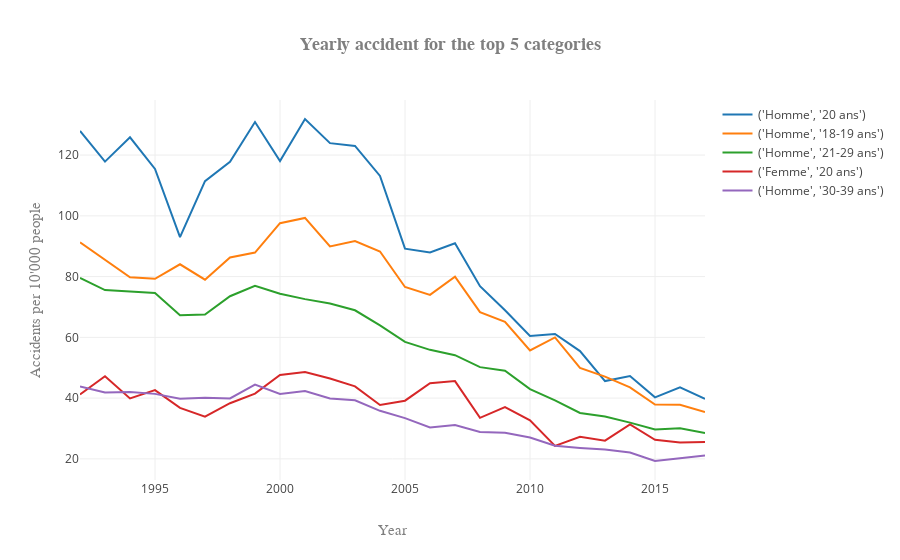

Write notebook code for a chart like this one.
### Code cell
plot_dataframe_2(x=df_conducteur.columns.values, y=df_conducteur.head(5),\
               title='Yearly accident for the top 5 categories', xlabel='Year',\
               ylabel="Accidents per 10'000 people", labels=df_conducteur.index.values,\
               rotation=45, number_to_plot=None,name_save='accident_sexe&age_top5')

### Figure 1 — Plotly figure (JSON) as saved in the notebook; plotly's stock layout.template omitted (floating-point values rounded to 4 significant figures)
{"data": [{"name": "('Homme', '20 ans')", "type": "scatter", "uid": "6e97cc7e-b167-4671-957c-fa8e7b8c1d68", "x": ["1992", "1993", "1994", "1995", "1996", "1997", "1998", "1999", "2000", "2001", "2002", "2003", "2004", "2005", "2006", "2007", "2008", "2009", "2010", "2011", "2012", "2013", "2014", "2015", "2016", "2017"], "y": [128.0, 117.9, 125.9, 115.4, 92.98, 111.4, 117.8, 130.9, 118.1, 131.9, 123.9, 123.0, 113.1, 89.19, 87.92, 90.96, 76.85, 68.9, 60.46, 61.1, 55.48, 45.6, 47.27, 40.25, 43.55, 39.74]}, {"name": "('Homme', '18-19 ans')", "type": "scatter", "uid": "fd0741b3-fe43-4ad4-98a3-8fce4339838c", "x": ["1992", "1993", "1994", "1995", "1996", "1997", "1998", "1999", "2000", "2001", "2002", "2003", "2004", "2005", "2006", "2007", "2008", "2009", "2010", "2011", "2012", "2013", "2014", "2015", "2016", "2017"], "y": [91.26, 85.55, 79.8, 79.26, 84.06, 78.97, 86.31, 87.91, 97.58, 99.31, 89.94, 91.68, 88.28, 76.58, 73.98, 79.98, 68.3, 65.12, 55.69, 59.96, 49.95, 47.05, 43.54, 37.91, 37.82, 35.45]}, {"name": "('Homme', '21-29 ans')", "type": "scatter", "uid": "1851a115-dd16-447d-ae6b-d9c736180d1e", "x": ["1992", "1993", "1994", "1995", "1996", "1997", "1998", "1999", "2000", "2001", "2002", "2003", "2004", "2005", "2006", "2007", "2008", "2009", "2010", "2011", "2012", "2013", "2014", "2015", "2016", "2017"], "y": [79.56, 75.57, 75.1, 74.62, 67.3, 67.52, 73.54, 77.0, 74.38, 72.58, 71.16, 68.91, 63.92, 58.51, 55.89, 54.14, 50.19, 49.0, 42.97, 39.24, 35.12, 33.92, 31.93, 29.64, 30.09, 28.47]}, {"name": "('Femme', '20 ans')", "type": "scatter", "uid": "45f56a54-ce72-4ad3-8289-0d0806342ebc", "x": ["1992", "1993", "1994", "1995", "1996", "1997", "1998", "1999", "2000", "2001", "2002", "2003", "2004", "2005", "2006", "2007", "2008", "2009", "2010", "2011", "2012", "2013", "2014", "2015", "2016", "2017"], "y": [41.2, 47.22, 39.88, 42.64, 36.79, 33.91, 38.31, 41.47, 47.58, 48.58, 46.43, 43.86, 37.72, 39.15, 44.91, 45.59, 33.5, 37.04, 32.69, 24.25, 27.29, 26.0, 31.37, 26.29, 25.35, 25.53]}, {"name": "('Homme', '30-39 ans')", "type": "scatter", "uid": "4518e62f-4f5f-4a6e-9b28-2c1a8debeb80", "x": ["1992", "1993", "1994", "1995", "1996", "1997", "1998", "1999", "2000", "2001", "2002", "2003", "2004", "2005", "2006", "2007", "2008", "2009", "2010", "2011", "2012", "2013", "2014", "2015", "2016", "2017"], "y": [43.85, 41.87, 41.97, 41.39, 39.75, 40.11, 39.88, 44.42, 41.38, 42.33, 39.89, 39.3, 35.81, 33.41, 30.3, 31.12, 28.83, 28.57, 27.01, 24.29, 23.59, 23.07, 22.08, 19.29, 20.16, 21.09]}], "layout": {"title": "<b>Yearly accident for the top 5 categories</b>", "titlefont": {"color": "#7f7f7f", "family": "Courier New, monospace", "size": 18}, "xaxis": {"title": "Year", "titlefont": {"color": "#7f7f7f", "family": "Courier New, monospace", "size": 15}}, "yaxis": {"title": "Accidents per 10'000 people", "titlefont": {"color": "#7f7f7f", "family": "Courier New, monospace", "size": 15}}}}
